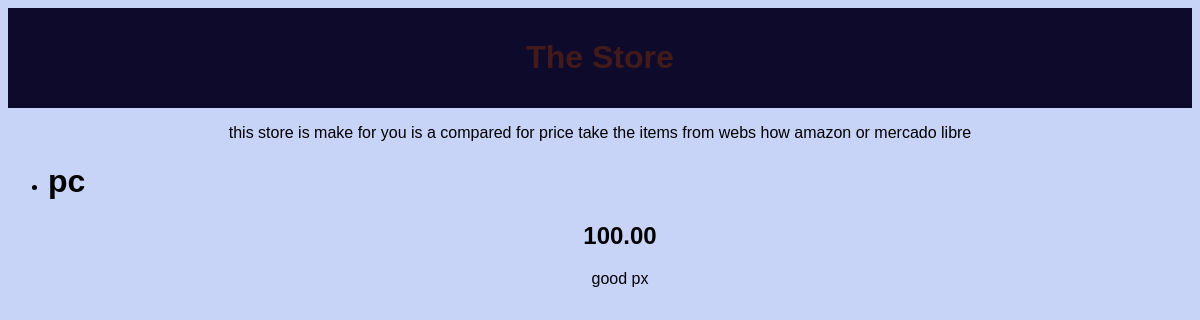
Before: / with the older database file.
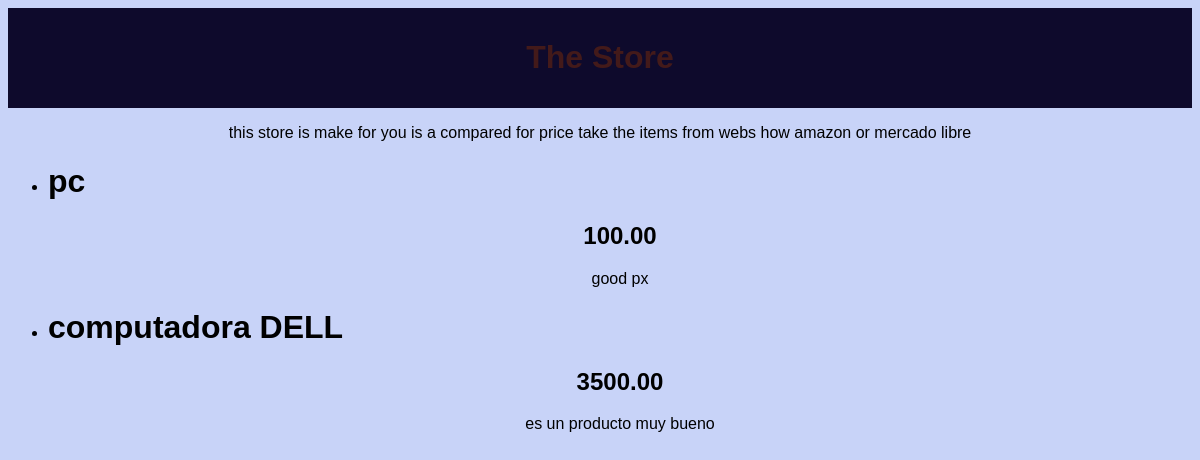
After: the same page with the newer database file.
### store/models.py (models this page shows, shortened)
class Product(models.Model):
    productname = models.CharField(max_length=200)
    price = models.DecimalField(max_digits=10, decimal_places=2)
    description = models.TextField()
    image = models.TextField()

### store/views.py (the view)
# urls.py: path('', views.hello),
def hello(request):
    items = Product.objects.all()
    return render(request, 'index.html',{
        'items':items
    })

### store/templates/index.html (shortened to what this page needs)
{% load static %}
<!DOCTYPE html>
<html lang="en">
<head>
    <link rel="stylesheet" href="{% static 'css/style.css' %}">
</head>
<body>
    <header>
        <h1>The Store</h1>
    </header>
    <p>this store is make for you is a compared for price
    take the items from webs how amazon or mercado libre
    </p>
    <ul>
        {% for item in items%}
        <li>
           <h1 class="productname"> {{item.productname}}</h1>
            <h2> {{ item.price }} </h2>
           <p> {{ item.description }} </p>
        </li>
        {% endfor%}
    </ul>
</body>
</html>

### store/static/css/style.css (style rules this page uses)
body { background-color: rgb(200, 211, 248); font-family: Arial, Helvetica, sans-serif; text-align: center; }
header { background-color: #0e0a2c; padding: 10px; color: rgb(67, 26, 26); text-align: center; }
.productname { text-align: left; }

Changed rows visible on the page:
added Product: productname "computadora DELL", price "3500.00", description "es un producto muy bueno"
